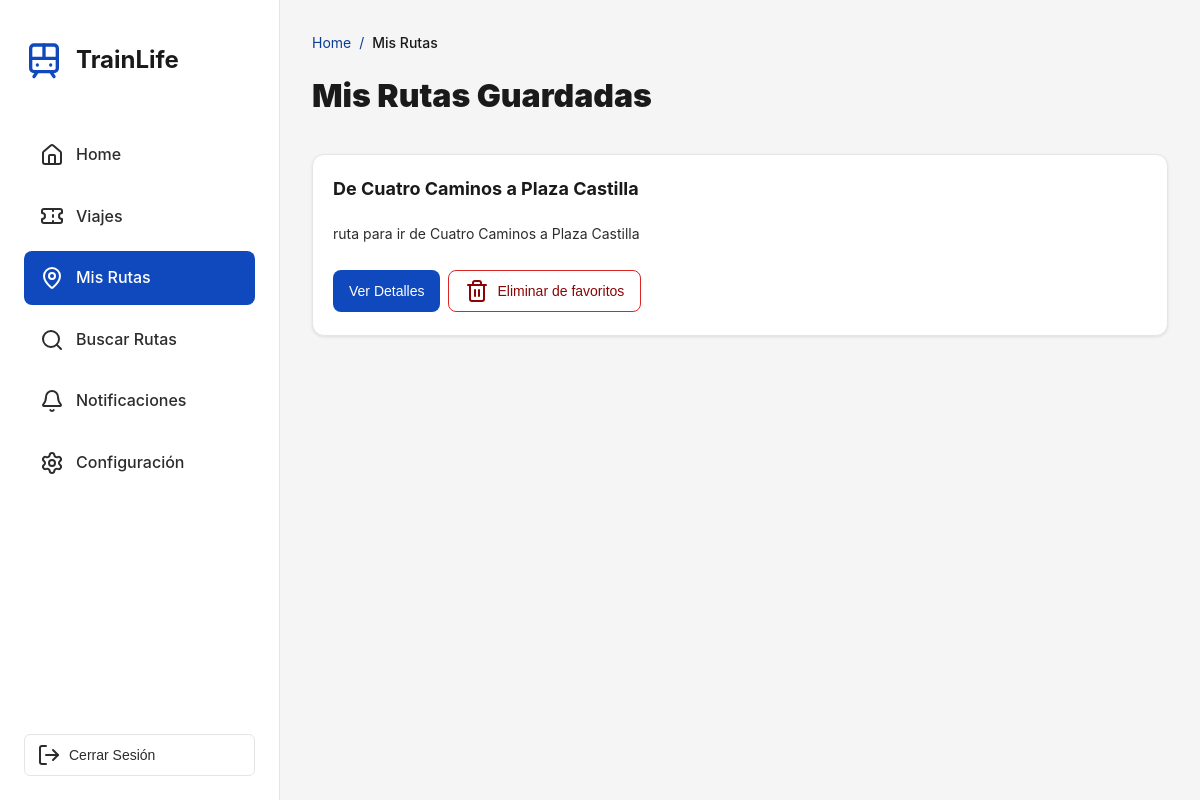
The app's page /misRutas/1/ (signed in) with its own data.
### trainLife/models.py (models this page shows, shortened)
class Ruta(models.Model):
    usuarios = models.ManyToManyField(Usuario, related_name='rutas', blank=True)
    nombre = models.CharField(max_length=200)  # Nombre descriptivo de la ruta
    descripcion = models.TextField(blank=True, null=True)  # Descripción opcional
    fechaCreacion = models.DateTimeField(auto_now_add=True)
    fechaActualizacion = models.DateTimeField(auto_now=True)
    class Meta:
        ordering = ['-fechaCreacion']
        verbose_name = 'Ruta'
        verbose_name_plural = 'Rutas'

### trainLife/views.py (the view)
# urls.py: path('misRutas/<int:usuario_id>/', views.misRutas, name='mis_rutas'),
def misRutas(request, usuario_id):
    session_usuario_id = request.session.get('usuario_id')
    if not session_usuario_id or session_usuario_id != usuario_id:
        return redirect('login')
    usuario = Usuario.objects.filter(id=usuario_id).first()
    if not usuario:
        return redirect('login')
    rutas = Ruta.objects.filter(usuarios=usuario).prefetch_related('trayectos')
    return render(request, 'MisRutas.html', {
        'usuario': usuario,
        'rutas': rutas
    })

### trainLife/templates/MisRutas.html (shortened to what this page needs)
<!DOCTYPE html>
<html lang="es">
{% load static %}
<head>
    <link rel="stylesheet" href="{% static 'styles/sidebar.css' %}">
    <link rel="stylesheet" href="{% static 'styles/misRutas.css' %}">
    <link rel="stylesheet" href="{% static 'styles/confirmModal.css' %}">
</head>
<body>
     <div class="dashboard-container">
        {% with seccion_actual='mis_rutas' %}
            {% include 'includes/sidebar.html' %}
        {% endwith %}
        <main id="contenido-principal" class="main-content" role="main" aria-label="Contenido principal">
            <div class="content-wrapper">
                <nav class="breadcrumb" aria-label="Breadcrumb">
                    <a href="{% url 'inicio_usuario' usuario.id %}" class="breadcrumb-item"
                        aria-label="Volver a inicio">Home</a>
                    <span class="breadcrumb-separator">/</span>
                    <span class="breadcrumb-item breadcrumb-current">Mis Rutas</span>
                </nav>
                <h1 class="page-title">Mis Rutas Guardadas</h1>
                <div class="routes-container" role="list" aria-label="Lista de rutas guardadas">
                    {% if rutas %}
                    {% for ruta in rutas %}
                    <div class="route-card" role="listitem" aria-labelledby="route-{{ ruta.id }}-title">
                        <div class="route-header">
                            <div class="route-info">
                                <h2 class="route-title" id="route-{{ ruta.id }}-title">{{ ruta.nombre }}</h2>
                                {% if ruta.descripcion %}
                                <p class="route-subtitle">{{ ruta.descripcion }}</p>
                                {% endif %}
                                <div class="route-actions">
                                    <button class="btn btn-primary expand-route" data-route-id="{{ ruta.id }}"
                                        aria-expanded="false" aria-controls="route-{{ ruta.id }}-details"
                                        aria-label="Ver detalles de la ruta {{ ruta.nombre }}">
                                        <span>Ver Detalles</span>
                                    </button>
                                    <button class="btn btn-delete"
                                        data-delete-route-id="{{ ruta.id }}"
                                        data-delete-route-name="{{ ruta.nombre|escapejs }}"
                                        data-delete-url="{% url 'eliminar_ruta_favorito' usuario.id ruta.id %}"
                                        aria-label="Eliminar ruta {{ ruta.nombre }} de favoritos">
                                        <i data-lucide="trash-2" aria-hidden="true"></i>
                                        <span>Eliminar de favoritos</span>
                                    </button>
                                </div>
                            </div>
                            <div class="route-map route-map-main" role="img"
                                aria-label="Mapa de la ruta {{ ruta.nombre }}"></div>
                        </div>
                    </div>
                    {% endfor %}
                    {% endif %}
                </div>
            </div>
        </main>
    </div>
</body>
</html>

### trainLife/static/styles/sidebar.css (style rules this page uses)
* { margin: 0; padding: 0; box-sizing: border-box; }
body { font-family: 'Lexend', -apple-system, BlinkMacSystemFont, 'Segoe UI', sans-serif; background-color: #f5f5f5; color: #1a1a1a; line-height: 1.6; -webkit-font-smoothing: antialiased; -moz-osx-font-smoothing: grayscale; }
.main-content { flex: 1; margin-left: 280px; padding: 32px; overflow-y: auto; background-color: #f5f5f5; }

### trainLife/static/styles/misRutas.css (style rules this page uses)
* { margin: 0; padding: 0; box-sizing: border-box; }
body { font-family: 'Inter', -apple-system, BlinkMacSystemFont, 'Segoe UI', sans-serif; background-color: #f5f5f5; color: #1a1a1a; line-height: 1.6; -webkit-font-smoothing: antialiased; -moz-osx-font-smoothing: grayscale; }
.main-content { flex: 1; margin-left: 280px; padding: 32px; overflow-y: auto; background-color: #f5f5f5; }
.content-wrapper { max-width: 900px; margin: 0 auto; }
.breadcrumb { display: flex; align-items: center; gap: 8px; margin-bottom: 16px; font-size: 14px; }
.breadcrumb-item { color: #0d3a94; text-decoration: none; transition: color 0.2s; }
.breadcrumb-current { color: #1a1a1a; font-weight: 500; }
.breadcrumb-separator { color: #0d3a94; }
.page-title { font-size: 32px; font-weight: 900; color: #1a1a1a; margin-bottom: 32px; }
.routes-container { display: flex; flex-direction: column; gap: 24px; }
.route-card { background-color: #ffffff; border-radius: 12px; padding: 20px; box-shadow: 0 1px 3px rgba(0, 0, 0, 0.1); border: 1px solid #e5e5e5; }
.route-header { display: flex; gap: 24px; justify-content: space-between; }
.route-info { flex: 1; display: flex; flex-direction: column; gap: 16px; }
.route-title { font-size: 18px; font-weight: 700; color: #1a1a1a; margin-bottom: 4px; }
.route-subtitle { font-size: 14px; color: #2c2c2c; }
.route-actions { display: flex; gap: 8px; flex-wrap: wrap; margin-top: 8px; }
.btn { display: inline-flex; align-items: center; gap: 8px; padding: 8px 16px; border-radius: 8px; font-size: 14px; font-weight: 500; border: none; cursor: pointer; transition: all 0.2s; text-decoration: none; }
.btn-primary { background-color: #1049bd; color: #ffffff; }
.btn-delete { background-color: #ffffff; color: #880606; border: 1px solid #dc2626; }
.route-map { width: 180px; height: 140px; border-radius: 8px; background-size: cover; background-position: center; background-repeat: no-repeat; flex-shrink: 0; }
.route-map-main { background-image: url("https://lh3.googleusercontent.com/aida-public/AB6AXuBFCZR0x8VcnqT6RG2hA_4pFoIXX7WWwQOkCXsHQJpAUymAZ6xp8bsylSIydPH_lk3Jg27IB4roVP0nMGsjc3QR-1AM5FN9dMNJi_uM2JrsfWscwAM4wsAT1RwDyqVcjgHn6PzY-Zb42pmB5OAgqFaYvfYGgJj7zBEqeT_-8WgccY3dsnNFMz90MZ_qg6AJFJWY000TTad9N2id_XW4MxUgvKNjnbHpraVKHjcncMg4ljZ-MKGxsw_840FA0MJTmCLtxXNx3Qtg7PU"); }

### records on screen
Ruta: nombre "De Cuatro Caminos a Plaza Castilla", descripcion "ruta para ir de Cuatro Caminos a Plaza Castilla"
